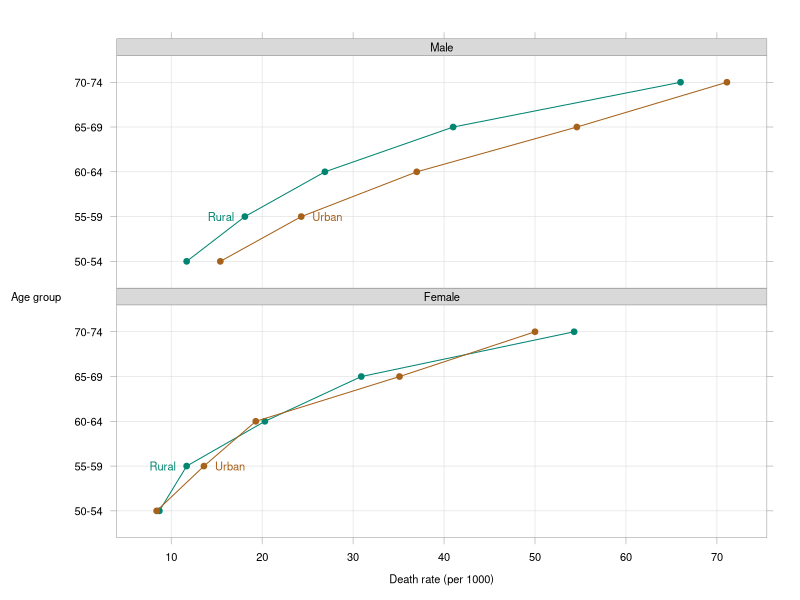

Write R code to recreate this figure.
## ---- chunk 1
# Initialize knitr
library(knitr) 

# set wd() for knitr chunks to the RProject directory
opts_knit$set(root.dir = "C:/GraphDesign/TryPackages-R/CompareDocxOptions")

# set knitr options
opts_chunk$set(dev = "png", dpi = 300)
opts_chunk$set(echo = FALSE, include = FALSE)
opts_chunk$set(size = "small", background = "white")
opts_chunk$set(fig.path = "../Visuals/draft1-")
opts_chunk$set(highlight = TRUE, comment = NA, tidy = FALSE)

# function for creating sequential figure numbers
figureN = local({
  i = 0
  function(x) {
    i <<- i + 1
    paste('Figure ', i, '. ', x, sep = '')
  }
})

# function for creating sequential table numbers
tableN = local({
  i = 0
  function(x) {
    i <<- i + 1
    paste('Table ', i, '. ', x, sep = '')
  }
})

## ---- chunk 2
# the 1940 Virginia deaths data, converted to a DF
rate <- c(VADeaths)
n <- length(rate)
df1 <- data.frame(# df1 is used for graph
  rate = rate
  , age = rep(ordered(rownames(VADeaths)), length.out = n)
  , sex = gl(2, 5, n, labels = c("Male", "Female"))
  , site =  gl(2, 10, n, labels = c("Rural", "Urban"))
)

# manipulate the DF to wide form for printout later
df2 <- df1
df2$rate <- round(df2$rate, 0)

# cast to wide form for table
library(reshape2)
df2 <- dcast(df2, age ~ site + sex, value.var = "rate")

# edit col headings
library(plyr)
df2 <- rename(# df2 is used for printout
  df2
  , c("age" = "Age group"
      , "Rural_Male" = "Rural male"
      , "Rural_Female" = "Rural female"
      , "Urban_Male" = "Urban male"
      , "Urban_Female" = "Urban female"
  )
)
## ---- chunk 3
# obtain color palettes
library(RColorBrewer)
# divergent Brown-BlueGreen
BrBG    <- brewer.pal(5,"BrBG")
darkBr  <- BrBG[1]
lightBr <- BrBG[2]
lightBG <- BrBG[4] 
darkBG  <- BrBG[5]
# grays
Grays <- brewer.pal(6,"Greys")
gray1 <- Grays[1]
gray2 <- Grays[2]
gray3 <- Grays[3]
gray4 <- Grays[4]
gray5 <- Grays[5] 
gray6 <- Grays[6]

# assign two colors for distinguishing Rural from Urban
col.array <- c(darkBG, darkBr) 

# initialize graph settings
library(lattice)
myGroups <- df1$site
selLabel <- c(2, 7) # for adding text labels 
xTicksAt <- seq(10, 70, 10)
yTicksAt <- 1:length(levels(df1$age))

# to set all typefaces the same
allFontSet <- list(font = 1, cex = 1, fontfamily = 'sans') 

# graph settings
myTheme <- list(
  fontsize = list(text = 8, points = 5)
  , add.text = allFontSet # strip label
  , axis.line = list(col = gray4, lwd = 0.5)
  , axis.text = allFontSet
  , strip.border = list(col = gray4, lwd = 0.5) 
  , layout.heights = list(strip = 1.25)
  , strip.background = list(col = gray2 )    
)
myScales <- list(
  x = list(at = xTicksAt)
  , y = list(alternating = FALSE)
  , tck = c(0.8, 0.8)
)
myPanel <- function(x, y, ...){
  panel.abline( # grid lines
    h = yTicksAt, v = xTicksAt, ... 
    , col = gray2
    , lwd = 0.5
  )
  panel.superpose( # data markers and lines
    x, y, ... 
    , pch = 21
    , cex = 1.1
    , col = col.array
    , fill = col.array
    , type = "o"
  )
  panel.text( # labels
    x = x[selLabel], y = y[selLabel], ... 
    , pos = c(2, 4)
    , offset = 1
    , labels = myGroups[selLabel+c(0,10)]
    , col = col.array
  )
}

# create the graph
f1 <- xyplot(
  age ~ rate | reorder(sex, rate, median)
  , data = df1
  , xlab = "Death rate (per 1000)"
  , ylab = list(label = "Age group", rot = 0)
  , panel = myPanel
  , layout = c(1, NA)
  , groups = myGroups
  , scales = myScales
  , par.settings = myTheme
)
## ---- chunk 4
# data table
knitr::kable(
  df2
  , row.names = FALSE
  , align = rep('r', 5)
  )
## ---- chunk 5
print(f1)
